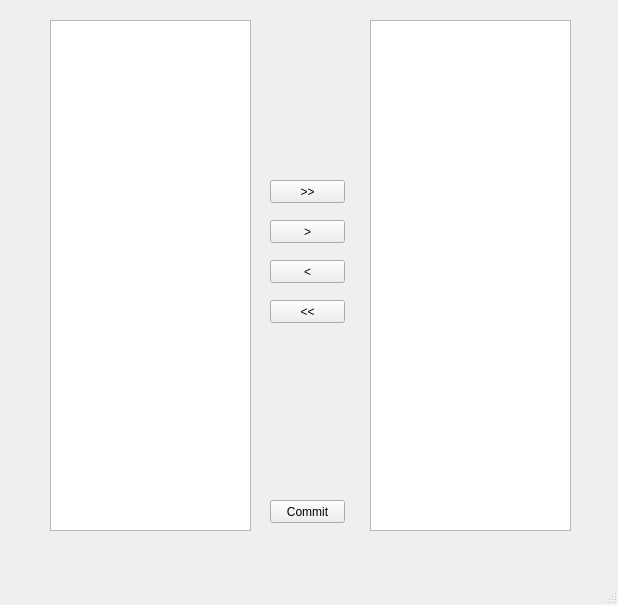
<?xml version="1.0" encoding="UTF-8"?>
<ui version="4.0">
 <class>ZonesInterfaces</class>
 <widget class="QMainWindow" name="ZonesInterfaces">
  <property name="geometry">
   <rect>
    <x>0</x>
    <y>0</y>
    <width>618</width>
    <height>605</height>
   </rect>
  </property>
  <property name="windowTitle">
   <string>MainWindow</string>
  </property>
  <widget class="QWidget" name="centralwidget">
   <widget class="QListWidget" name="interfacesAvailable">
    <property name="geometry">
     <rect>
      <x>50</x>
      <y>20</y>
      <width>201</width>
      <height>511</height>
     </rect>
    </property>
    <property name="minimumSize">
     <size>
      <width>201</width>
      <height>511</height>
     </size>
    </property>
    <property name="maximumSize">
     <size>
      <width>201</width>
      <height>511</height>
     </size>
    </property>
   </widget>
   <widget class="QPushButton" name="dragAllRight">
    <property name="geometry">
     <rect>
      <x>270</x>
      <y>180</y>
      <width>75</width>
      <height>23</height>
     </rect>
    </property>
    <property name="text">
     <string>&gt;&gt;</string>
    </property>
   </widget>
   <widget class="QPushButton" name="dragOneRight">
    <property name="geometry">
     <rect>
      <x>270</x>
      <y>220</y>
      <width>75</width>
      <height>23</height>
     </rect>
    </property>
    <property name="text">
     <string>&gt;</string>
    </property>
   </widget>
   <widget class="QPushButton" name="dragOneLeft">
    <property name="geometry">
     <rect>
      <x>270</x>
      <y>260</y>
      <width>75</width>
      <height>23</height>
     </rect>
    </property>
    <property name="text">
     <string>&lt;</string>
    </property>
   </widget>
   <widget class="QPushButton" name="dragAllLeft">
    <property name="geometry">
     <rect>
      <x>270</x>
      <y>300</y>
      <width>75</width>
      <height>23</height>
     </rect>
    </property>
    <property name="text">
     <string>&lt;&lt;</string>
    </property>
   </widget>
   <widget class="QListWidget" name="interfacesSelected">
    <property name="geometry">
     <rect>
      <x>370</x>
      <y>20</y>
      <width>201</width>
      <height>511</height>
     </rect>
    </property>
   </widget>
   <widget class="QPushButton" name="commit">
    <property name="geometry">
     <rect>
      <x>270</x>
      <y>500</y>
      <width>75</width>
      <height>23</height>
     </rect>
    </property>
    <property name="text">
     <string>Commit</string>
    </property>
   </widget>
  </widget>
  <widget class="QMenuBar" name="menubar">
   <property name="geometry">
    <rect>
     <x>0</x>
     <y>0</y>
     <width>618</width>
     <height>21</height>
    </rect>
   </property>
  </widget>
  <widget class="QStatusBar" name="statusbar"/>
 </widget>
 <resources/>
 <connections/>
</ui>
